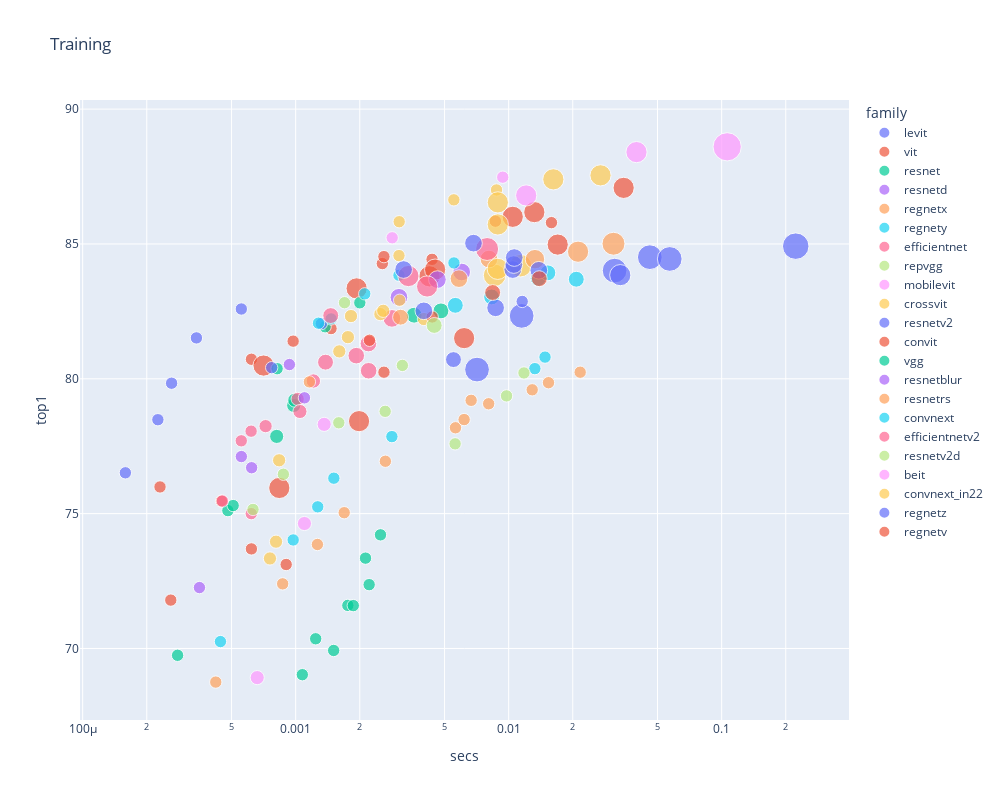

The notebook cell this image was saved under:
### Code cell
show_all(tdf, 'Training', 'train_img_size')

### Figure 1 — Plotly figure (JSON) as saved in the notebook; plotly's stock layout.template omitted (floating-point values rounded to 4 significant figures)
{"data": [{"customdata": [[224], [224], [224], [224], [224]], "hovertemplate": "<b>%{hovertext}</b><br><br>family=levit<br>secs=%{x}<br>top1=%{y}<br>size=%{marker.size}<br>train_img_size=%{customdata[0]}<extra></extra>", "hovertext": ["levit_128s", "levit_128", "levit_192", "levit_256", "levit_384"], "legendgroup": "levit", "marker": {"color": "#636efa", "size": [50176, 50176, 50176, 50176, 50176], "sizemode": "area", "sizeref": 655.4, "symbol": "circle"}, "mode": "markers", "name": "levit", "orientation": "v", "showlegend": true, "type": "scatter", "x": [0.0001587, 0.0002255, 0.0002615, 0.0003421, 0.0005557], "xaxis": "x", "y": [76.51, 78.48, 79.84, 81.52, 82.59], "yaxis": "y"}, {"customdata": [[224], [224], [224], [224], [224], [384], [384], [224], [224], [384], [384], [224], [224], [224], [384], [224], [384], [384], [224], [384], [384], [224], [384], [384]], "hovertemplate": "<b>%{hovertext}</b><br><br>family=vit<br>secs=%{x}<br>top1=%{y}<br>size=%{marker.size}<br>train_img_size=%{customdata[0]}<extra></extra>", "hovertext": ["vit_small_patch32_224", "vit_tiny_r_s16_p8_224", "vit_tiny_patch16_224", "vit_base_patch32_224_sam", "vit_base_patch32_224", "vit_small_patch32_384", "vit_tiny_r_s16_p8_384", "vit_small_patch16_224", "vit_small_r26_s32_224", "vit_base_patch32_384", "vit_tiny_patch16_384", "vit_base_patch16_224_miil", "vit_base_patch16_224", "vit_base_patch16_224_sam", "vit_small_patch16_384", "vit_large_r50_s32_224", "vit_small_r26_s32_384", "vit_large_patch32_384", "vit_large_patch16_224", "vit_base_patch16_384", "vit_large_r50_s32_384", "vit_base_patch8_224", "vit_base_r50_s16_384", "vit_large_patch16_384"], "legendgroup": "vit", "marker": {"color": "#EF553B", "size": [50176, 50176, 50176, 50176, 50176, 147456, 147456, 50176, 50176, 147456, 147456, 50176, 50176, 50176, 147456, 50176, 147456, 147456, 50176, 147456, 147456, 50176, 147456, 147456], "sizemode": "area", "sizeref": 655.4, "symbol": "circle"}, "mode": "markers", "name": "vit", "orientation": "v", "showlegend": true, "type": "scatter", "x": [0.0002307, 0.0002592, 0.0004485, 0.0006197, 0.00062, 0.0007069, 0.0008379, 0.0009731, 0.001466, 0.001933, 0.001984, 0.002552, 0.002596, 0.002598, 0.004246, 0.004369, 0.004517, 0.006179, 0.008666, 0.01045, 0.0132, 0.01588, 0.01699, 0.03466], "xaxis": "x", "y": [75.99, 71.79, 75.46, 73.69, 80.72, 80.49, 75.95, 81.4, 81.86, 83.35, 78.43, 84.27, 84.53, 80.24, 83.8, 84.43, 84.05, 81.51, 85.84, 86.01, 86.18, 85.79, 84.98, 87.08], "yaxis": "y"}, {"customdata": [[224], [224], [224], [256], [224], [256], [256], [224], [224], [288], [288]], "hovertemplate": "<b>%{hovertext}</b><br><br>family=resnet<br>secs=%{x}<br>top1=%{y}<br>size=%{marker.size}<br>train_img_size=%{customdata[0]}<extra></extra>", "hovertext": ["resnet18", "resnet34", "resnet26", "resnet26t", "resnet50", "resnet32ts", "resnet33ts", "resnet101", "resnet152", "resnet51q", "resnet61q"], "legendgroup": "resnet", "marker": {"color": "#00cc96", "size": [50176, 50176, 50176, 65536, 50176, 65536, 65536, 50176, 50176, 82944, 82944], "sizemode": "area", "sizeref": 655.4, "symbol": "circle"}, "mode": "markers", "name": "resnet", "orientation": "v", "showlegend": true, "type": "scatter", "x": [0.000279, 0.0004806, 0.0005087, 0.0008144, 0.0008179, 0.0009787, 0.0009907, 0.001375, 0.002001, 0.003598, 0.00481], "xaxis": "x", "y": [69.75, 75.11, 75.3, 77.86, 80.37, 79.01, 79.21, 81.93, 82.82, 82.36, 82.52], "yaxis": "y"}, {"customdata": [[224], [224], [224], [224], [320], [320], [320]], "hovertemplate": "<b>%{hovertext}</b><br><br>family=resnetd<br>secs=%{x}<br>top1=%{y}<br>size=%{marker.size}<br>train_img_size=%{customdata[0]}<extra></extra>", "hovertext": ["resnet18d", "resnet34d", "resnet26d", "resnet50d", "resnet101d", "resnet152d", "resnet200d"], "legendgroup": "resnetd", "marker": {"color": "#ab63fa", "size": [50176, 50176, 50176, 50176, 102400, 102400, 102400], "sizemode": "area", "sizeref": 655.4, "symbol": "circle"}, "mode": "markers", "name": "resnetd", "orientation": "v", "showlegend": true, "type": "scatter", "x": [0.0003534, 0.0005559, 0.0006214, 0.0009344, 0.003054, 0.004628, 0.006017], "xaxis": "x", "y": [72.26, 77.12, 76.7, 80.53, 83.02, 83.68, 83.96], "yaxis": "y"}, {"customdata": [[224], [224], [224], [224], [224], [224], [224], [224], [224], [224], [224], [224]], "hovertemplate": "<b>%{hovertext}</b><br><br>family=regnetx<br>secs=%{x}<br>top1=%{y}<br>size=%{marker.size}<br>train_img_size=%{customdata[0]}<extra></extra>", "hovertext": ["regnetx_002", "regnetx_004", "regnetx_006", "regnetx_008", "regnetx_016", "regnetx_032", "regnetx_040", "regnetx_080", "regnetx_064", "regnetx_120", "regnetx_160", "regnetx_320"], "legendgroup": "regnetx", "marker": {"color": "#FFA15A", "size": [50176, 50176, 50176, 50176, 50176, 50176, 50176, 50176, 50176, 50176, 50176, 50176], "sizemode": "area", "sizeref": 655.4, "symbol": "circle"}, "mode": "markers", "name": "regnetx", "orientation": "v", "showlegend": true, "type": "scatter", "x": [0.0004216, 0.0008689, 0.001265, 0.00169, 0.002637, 0.005628, 0.006178, 0.006666, 0.008056, 0.0129, 0.01538, 0.02166], "xaxis": "x", "y": [68.75, 72.4, 73.86, 75.03, 76.94, 78.18, 78.49, 79.2, 79.07, 79.59, 79.85, 80.24], "yaxis": "y"}, {"customdata": [[224], [224], [224], [224], [224], [288], [288], [224], [288], [224], [288], [288]], "hovertemplate": "<b>%{hovertext}</b><br><br>family=regnety<br>secs=%{x}<br>top1=%{y}<br>size=%{marker.size}<br>train_img_size=%{customdata[0]}<extra></extra>", "hovertext": ["regnety_002", "regnety_004", "regnety_006", "regnety_008", "regnety_016", "regnety_032", "regnety_040", "regnety_120", "regnety_064", "regnety_320", "regnety_080", "regnety_160"], "legendgroup": "regnety", "marker": {"color": "#19d3f3", "size": [50176, 50176, 50176, 50176, 50176, 82944, 82944, 50176, 82944, 50176, 82944, 82944], "sizemode": "area", "sizeref": 655.4, "symbol": "circle"}, "mode": "markers", "name": "regnety", "orientation": "v", "showlegend": true, "type": "scatter", "x": [0.0004434, 0.0009735, 0.001269, 0.001511, 0.00283, 0.005618, 0.008316, 0.01327, 0.01376, 0.01482, 0.01528, 0.02077], "xaxis": "x", "y": [70.26, 74.02, 75.25, 76.31, 77.86, 82.72, 83.04, 80.38, 83.72, 80.8, 83.93, 83.69], "yaxis": "y"}, {"customdata": [[224], [224], [224], [224], [240], [240], [256], [260], [288], [300], [300], [300], [320], [384]], "hovertemplate": "<b>%{hovertext}</b><br><br>family=efficientnet<br>secs=%{x}<br>top1=%{y}<br>size=%{marker.size}<br>train_img_size=%{customdata[0]}<extra></extra>", "hovertext": ["efficientnet_lite0", "efficientnet_b0", "efficientnet_es", "efficientnet_es_pruned", "efficientnet_b1_pruned", "efficientnet_em", "efficientnet_b1", "efficientnet_b2_pruned", "efficientnet_b2", "efficientnet_b3_pruned", "efficientnet_el", "efficientnet_el_pruned", "efficientnet_b3", "efficientnet_b4"], "legendgroup": "efficientnet", "marker": {"color": "#FF6692", "size": [50176, 50176, 50176, 50176, 57600, 57600, 65536, 67600, 82944, 90000, 90000, 90000, 102400, 147456], "sizemode": "area", "sizeref": 655.4, "symbol": "circle"}, "mode": "markers", "name": "efficientnet", "orientation": "v", "showlegend": true, "type": "scatter", "x": [0.0004526, 0.0005554, 0.0006177, 0.0006188, 0.0007224, 0.001022, 0.001047, 0.001211, 0.001381, 0.001925, 0.002196, 0.002201, 0.002831, 0.004141], "xaxis": "x", "y": [75.47, 77.7, 78.06, 75, 78.24, 79.25, 78.79, 79.92, 80.62, 80.86, 81.31, 80.3, 82.24, 83.42], "yaxis": "y"}, {"customdata": [[224], [224], [224], [224], [224], [224], [224], [224]], "hovertemplate": "<b>%{hovertext}</b><br><br>family=repvgg<br>secs=%{x}<br>top1=%{y}<br>size=%{marker.size}<br>train_img_size=%{customdata[0]}<extra></extra>", "hovertext": ["repvgg_b0", "repvgg_a2", "repvgg_b1", "repvgg_b2", "repvgg_b3", "repvgg_b1g4", "repvgg_b2g4", "repvgg_b3g4"], "legendgroup": "repvgg", "marker": {"color": "#B6E880", "size": [50176, 50176, 50176, 50176, 50176, 50176, 50176, 50176], "sizemode": "area", "sizeref": 655.4, "symbol": "circle"}, "mode": "markers", "name": "repvgg", "orientation": "v", "showlegend": true, "type": "scatter", "x": [0.0006305, 0.0008755, 0.001594, 0.002631, 0.003169, 0.005605, 0.009772, 0.0118], "xaxis": "x", "y": [75.15, 76.46, 78.37, 78.79, 80.5, 77.59, 79.37, 80.22], "yaxis": "y"}, {"customdata": [[256], [256], [256]], "hovertemplate": "<b>%{hovertext}</b><br><br>family=mobilevit<br>secs=%{x}<br>top1=%{y}<br>size=%{marker.size}<br>train_img_size=%{customdata[0]}<extra></extra>", "hovertext": ["mobilevit_xxs", "mobilevit_xs", "mobilevit_s"], "legendgroup": "mobilevit", "marker": {"color": "#FF97FF", "size": [65536, 65536, 65536], "sizemode": "area", "sizeref": 655.4, "symbol": "circle"}, "mode": "markers", "name": "mobilevit", "orientation": "v", "showlegend": true, "type": "scatter", "x": [0.0006599, 0.001099, 0.001361], "xaxis": "x", "y": [68.92, 74.63, 78.31], "yaxis": "y"}, {"customdata": [[240], [240], [240], [240], [240], [240], [240], [240], [240], [408], [408]], "hovertemplate": "<b>%{hovertext}</b><br><br>family=crossvit<br>secs=%{x}<br>top1=%{y}<br>size=%{marker.size}<br>train_img_size=%{customdata[0]}<extra></extra>", "hovertext": ["crossvit_tiny_240", "crossvit_9_240", "crossvit_9_dagger_240", "crossvit_small_240", "crossvit_15_240", "crossvit_15_dagger_240", "crossvit_18_240", "crossvit_18_dagger_240", "crossvit_base_240", "crossvit_15_dagger_408", "crossvit_18_dagger_408"], "legendgroup": "crossvit", "marker": {"color": "#FECB52", "size": [57600, 57600, 57600, 57600, 57600, 57600, 57600, 57600, 57600, 166464, 166464], "sizemode": "area", "sizeref": 655.4, "symbol": "circle"}, "mode": "markers", "name": "crossvit", "orientation": "v", "showlegend": true, "type": "scatter", "x": [0.0007574, 0.0008087, 0.0008364, 0.001602, 0.001759, 0.001818, 0.002499, 0.002578, 0.004, 0.008589, 0.01136], "xaxis": "x", "y": [73.34, 73.96, 76.98, 81.02, 81.54, 82.33, 82.4, 82.52, 82.22, 83.84, 84.19], "yaxis": "y"}, {"customdata": [[224], [224], [448], [448], [224], [448], [384], [448], [448], [480]], "hovertemplate": "<b>%{hovertext}</b><br><br>family=resnetv2<br>secs=%{x}<br>top1=%{y}<br>size=%{marker.size}<br>train_img_size=%{customdata[0]}<extra></extra>", "hovertext": ["resnetv2_50", "resnetv2_101", "resnetv2_50x1_bitm", "resnetv2_101x1_bitm", "resnetv2_152x2_bit_teacher", "resnetv2_50x3_bitm", "resnetv2_152x2_bit_teacher_384", "resnetv2_152x2_bitm", "resnetv2_101x3_bitm", "resnetv2_152x4_bitm"], "legendgroup": "resnetv2", "marker": {"color": "#636efa", "size": [50176, 50176, 200704, 200704, 50176, 200704, 147456, 200704, 200704, 230400], "sizemode": "area", "sizeref": 655.4, "symbol": "circle"}, "mode": "markers", "name": "resnetv2", "orientation": "v", "showlegend": true, "type": "scatter", "x": [0.0007716, 0.00132, 0.007104, 0.01151, 0.01157, 0.03144, 0.03342, 0.046, 0.05705, 0.2227], "xaxis": "x", "y": [80.41, 82.05, 80.34, 82.33, 82.87, 84.01, 83.84, 84.51, 84.44, 84.92], "yaxis": "y"}, {"customdata": [[224], [224], [224]], "hovertemplate": "<b>%{hovertext}</b><br><br>family=convit<br>secs=%{x}<br>top1=%{y}<br>size=%{marker.size}<br>train_img_size=%{customdata[0]}<extra></extra>", "hovertext": ["convit_tiny", "convit_small", "convit_base"], "legendgroup": "convit", "marker": {"color": "#EF553B", "size": [50176, 50176, 50176], "sizemode": "area", "sizeref": 655.4, "symbol": "circle"}, "mode": "markers", "name": "convit", "orientation": "v", "showlegend": true, "type": "scatter", "x": [0.0009025, 0.002221, 0.004373], "xaxis": "x", "y": [73.11, 81.43, 82.29], "yaxis": "y"}, {"customdata": [[224], [224], [224], [224], [224], [224], [224], [224]], "hovertemplate": "<b>%{hovertext}</b><br><br>family=vgg<br>secs=%{x}<br>top1=%{y}<br>size=%{marker.size}<br>train_img_size=%{customdata[0]}<extra></extra>", "hovertext": ["vgg11", "vgg11_bn", "vgg13", "vgg13_bn", "vgg16", "vgg16_bn", "vgg19", "vgg19_bn"], "legendgroup": "vgg", "marker": {"color": "#00cc96", "size": [50176, 50176, 50176, 50176, 50176, 50176, 50176, 50176], "sizemode": "area", "sizeref": 655.4, "symbol": "circle"}, "mode": "markers", "name": "vgg", "orientation": "v", "showlegend": true, "type": "scatter", "x": [0.001075, 0.001242, 0.001508, 0.001758, 0.001864, 0.002128, 0.002213, 0.002502], "xaxis": "x", "y": [69.03, 70.36, 69.93, 71.6, 71.59, 73.35, 72.37, 74.21], "yaxis": "y"}, {"customdata": [[224]], "hovertemplate": "<b>%{hovertext}</b><br><br>family=resnetblur<br>secs=%{x}<br>top1=%{y}<br>size=%{marker.size}<br>train_img_size=%{customdata[0]}<extra></extra>", "hovertext": ["resnetblur50"], "legendgroup": "resnetblur", "marker": {"color": "#ab63fa", "size": [50176], "sizemode": "area", "sizeref": 655.4, "symbol": "circle"}, "mode": "markers", "name": "resnetblur", "orientation": "v", "showlegend": true, "type": "scatter", "x": [0.001099], "xaxis": "x", "y": [79.29], "yaxis": "y"}, {"customdata": [[224], [288], [320], [320], [352], [384], [416]], "hovertemplate": "<b>%{hovertext}</b><br><br>family=resnetrs<br>secs=%{x}<br>top1=%{y}<br>size=%{marker.size}<br>train_img_size=%{customdata[0]}<extra></extra>", "hovertext": ["resnetrs50", "resnetrs101", "resnetrs152", "resnetrs200", "resnetrs270", "resnetrs350", "resnetrs420"], "legendgroup": "resnetrs", "marker": {"color": "#FFA15A", "size": [50176, 82944, 102400, 102400, 123904, 147456, 173056], "sizemode": "area", "sizeref": 655.4, "symbol": "circle"}, "mode": "markers", "name": "resnetrs", "orientation": "v", "showlegend": true, "type": "scatter", "x": [0.00116, 0.003108, 0.005843, 0.008081, 0.01329, 0.02118, 0.03106], "xaxis": "x", "y": [79.89, 82.28, 83.71, 84.44, 84.44, 84.71, 85.01], "yaxis": "y"}, {"customdata": [[224], [224], [224], [224], [224]], "hovertemplate": "<b>%{hovertext}</b><br><br>family=convnext<br>secs=%{x}<br>top1=%{y}<br>size=%{marker.size}<br>train_img_size=%{customdata[0]}<extra></extra>", "hovertext": ["convnext_tiny", "convnext_tiny_hnf", "convnext_small", "convnext_base", "convnext_large"], "legendgroup": "convnext", "marker": {"color": "#19d3f3", "size": [50176, 50176, 50176, 50176, 50176], "sizemode": "area", "sizeref": 655.4, "symbol": "circle"}, "mode": "markers", "name": "convnext", "orientation": "v", "showlegend": true, "type": "scatter", "x": [0.00128, 0.001467, 0.00211, 0.003055, 0.005536], "xaxis": "x", "y": [82.06, 82.22, 83.15, 83.84, 84.3], "yaxis": "y"}, {"customdata": [[288], [384], [416]], "hovertemplate": "<b>%{hovertext}</b><br><br>family=efficientnetv2<br>secs=%{x}<br>top1=%{y}<br>size=%{marker.size}<br>train_img_size=%{customdata[0]}<extra></extra>", "hovertext": ["efficientnetv2_rw_t", "efficientnetv2_rw_s", "efficientnetv2_rw_m"], "legendgroup": "efficientnetv2", "marker": {"color": "#FF6692", "size": [82944, 147456, 173056], "sizemode": "area", "sizeref": 655.4, "symbol": "circle"}, "mode": "markers", "name": "efficientnetv2", "orientation": "v", "showlegend": true, "type": "scatter", "x": [0.001461, 0.003383, 0.007923], "xaxis": "x", "y": [82.34, 83.81, 84.81], "yaxis": "y"}, {"customdata": [[224], [288]], "hovertemplate": "<b>%{hovertext}</b><br><br>family=resnetv2d<br>secs=%{x}<br>top1=%{y}<br>size=%{marker.size}<br>train_img_size=%{customdata[0]}<extra></extra>", "hovertext": ["resnetv2_50x1_bit_distilled", "resnetv2_50d_evos"], "legendgroup": "resnetv2d", "marker": {"color": "#B6E880", "size": [50176, 82944], "sizemode": "area", "sizeref": 655.4, "symbol": "circle"}, "mode": "markers", "name": "resnetv2d", "orientation": "v", "showlegend": true, "type": "scatter", "x": [0.001696, 0.004472], "xaxis": "x", "y": [82.82, 81.98], "yaxis": "y"}, {"customdata": [[224], [224], [384], [384], [512]], "hovertemplate": "<b>%{hovertext}</b><br><br>family=beit<br>secs=%{x}<br>top1=%{y}<br>size=%{marker.size}<br>train_img_size=%{customdata[0]}<extra></extra>", "hovertext": ["beit_base_patch16_224", "beit_large_patch16_224", "beit_base_patch16_384", "beit_large_patch16_384", "beit_large_patch16_512"], "legendgroup": "beit", "marker": {"color": "#FF97FF", "size": [50176, 50176, 147456, 147456, 262144], "sizemode": "area", "sizeref": 655.4, "symbol": "circle"}, "mode": "markers", "name": "beit", "orientation": "v", "showlegend": true, "type": "scatter", "x": [0.002839, 0.009382, 0.01209, 0.03982, 0.1062], "xaxis": "x", "y": [85.23, 87.48, 86.8, 88.41, 88.6], "yaxis": "y"}, {"customdata": [[224], [224], [224], [224], [224], [384], [384], [384], [384], [384]], "hovertemplate": "<b>%{hovertext}</b><br><br>family=convnext_in22<br>secs=%{x}<br>top1=%{y}<br>size=%{marker.size}<br>train_img_size=%{customdata[0]}<extra></extra>", "hovertext": ["convnext_small_in22ft1k", "convnext_base_in22ft1k", "convnext_tiny_in22ft1k", "convnext_large_in22ft1k", "convnext_xlarge_in22ft1k", "convnext_tiny_384_in22ft1k", "convnext_small_384_in22ft1k", "convnext_base_384_in22ft1k", "convnext_large_384_in22ft1k", "convnext_xlarge_384_in22ft1k"], "legendgroup": "convnext_in22", "marker": {"color": "#FECB52", "size": [50176, 50176, 50176, 50176, 50176, 147456, 147456, 147456, 147456, 147456], "sizemode": "area", "sizeref": 655.4, "symbol": "circle"}, "mode": "markers", "name": "convnext_in22", "orientation": "v", "showlegend": true, "type": "scatter", "x": [0.003055, 0.003062, 0.003077, 0.005529, 0.00877, 0.008887, 0.00889, 0.008894, 0.01621, 0.027], "xaxis": "x", "y": [84.57, 85.82, 82.91, 86.64, 87.0, 84.08, 85.72, 86.54, 87.4, 87.54], "yaxis": "y"}, {"customdata": [[320], [320], [288], [320], [320], [320], [320], [320], [320]], "hovertemplate": "<b>%{hovertext}</b><br><br>family=regnetz<br>secs=%{x}<br>top1=%{y}<br>size=%{marker.size}<br>train_img_size=%{customdata[0]}<extra></extra>", "hovertext": ["regnetz_d8", "regnetz_c16", "regnetz_b16", "regnetz_e8", "regnetz_c16_evos", "regnetz_d8_evos", "regnetz_040", "regnetz_040h", "regnetz_d32"], "legendgroup": "regnetz", "marker": {"color": "#636efa", "size": [102400, 102400, 82944, 102400, 102400, 102400, 102400, 102400, 102400], "sizemode": "area", "sizeref": 655.4, "symbol": "circle"}, "mode": "markers", "name": "regnetz", "orientation": "v", "showlegend": true, "type": "scatter", "x": [0.003212, 0.003997, 0.005507, 0.006837, 0.008684, 0.01045, 0.01058, 0.01062, 0.01385], "xaxis": "x", "y": [84.05, 82.52, 80.71, 85.03, 82.63, 84.05, 84.24, 84.5, 84.02], "yaxis": "y"}, {"customdata": [[288], [288]], "hovertemplate": "<b>%{hovertext}</b><br><br>family=regnetv<br>secs=%{x}<br>top1=%{y}<br>size=%{marker.size}<br>train_img_size=%{customdata[0]}<extra></extra>", "hovertext": ["regnetv_040", "regnetv_064"], "legendgroup": "regnetv", "marker": {"color": "#EF553B", "size": [82944, 82944], "sizemode": "area", "sizeref": 655.4, "symbol": "circle"}, "mode": "markers", "name": "regnetv", "orientation": "v", "showlegend": true, "type": "scatter", "x": [0.008409, 0.01393], "xaxis": "x", "y": [83.2, 83.71], "yaxis": "y"}], "layout": {"height": 800, "legend": {"itemsizing": "constant", "title": {"text": "family"}, "tracegroupgap": 0}, "title": {"text": "Training"}, "width": 1000, "xaxis": {"anchor": "y", "domain": [0, 1], "title": {"text": "secs"}, "type": "log"}, "yaxis": {"anchor": "x", "domain": [0, 1], "title": {"text": "top1"}}}}
